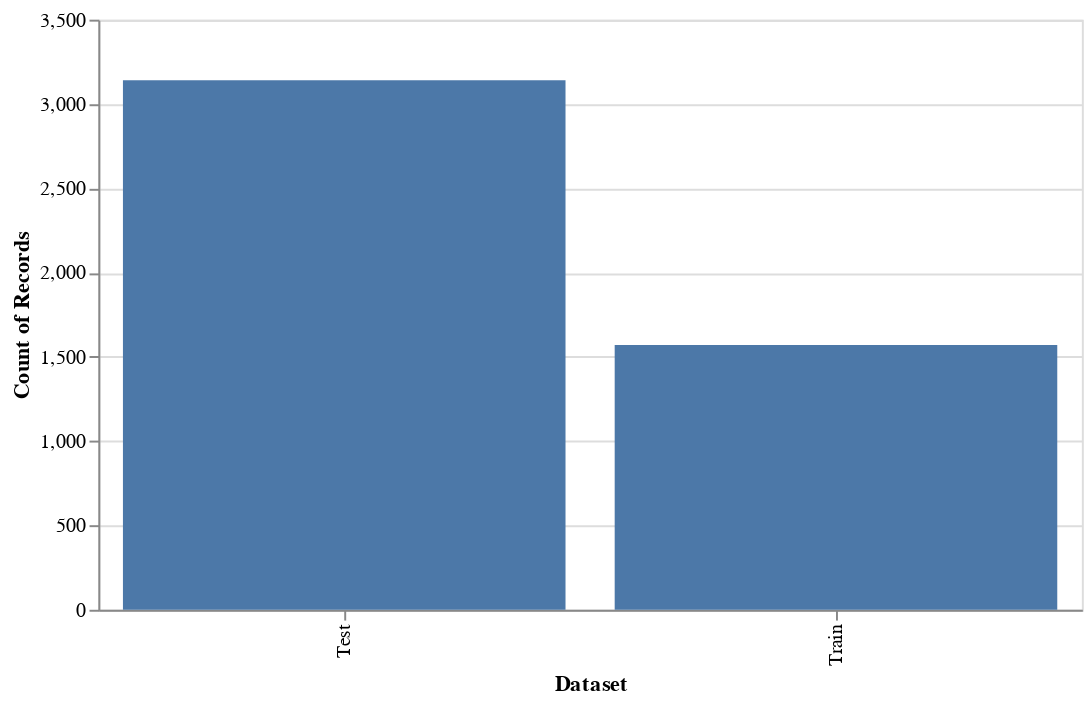

Here is the notebook cell this chart was saved with:
### Code cell
all_df.plot.bar(
    x='Dataset',
    y='count():N'
).properties(
    width=500
)

### Figure 1 — Vega-Lite specification as saved in the notebook (floating-point values rounded to 4 significant figures; data arrays with more than 128 entries replaced by an {"elided": "..."} marker saying what was removed)
{"config": {"view": {"continuousWidth": 300, "continuousHeight": 300}}, "data": {"name": "data-108e633746d59c124ff078b881e7f8a9"}, "mark": {"type": "bar", "tooltip": true}, "encoding": {"x": {"field": "Dataset", "type": "nominal"}, "y": {"aggregate": "count", "type": "nominal"}}, "params": [{"name": "param_5", "select": {"type": "interval", "encodings": ["x", "y"]}, "bind": "scales"}], "width": 500, "$schema": "https://vega.github.io/schema/vega-lite/v5.20.1.json", "datasets": {"data-108e633746d59c124ff078b881e7f8a9": {"elided": "4710 records"}}}
